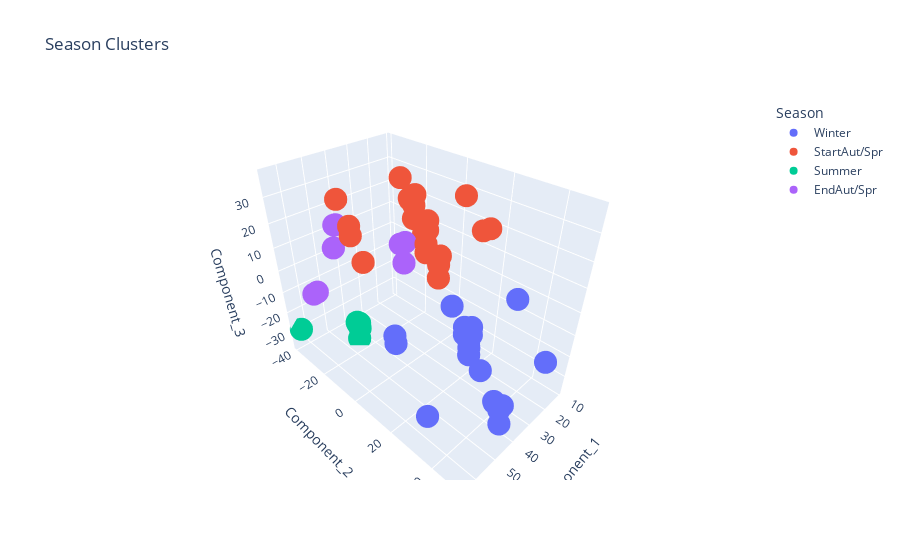

The cell this chart's notebook holds for it:
### Code cell
# Plotting Clusters
my_plot = pex.scatter_3d(clusters_df, x = 'Component_1', y = 'Component_2', z = 'Component_3', 
                         color='Season', title="Season Clusters")
my_plot.show()

### Figure 1 — Plotly figure (JSON) as saved in the notebook; plotly's stock layout.template omitted (floating-point values rounded to 4 significant figures; data arrays with more than 128 entries replaced by an {"elided": "..."} marker saying what was removed)
{"data": [{"hovertemplate": "Season=Winter<br>Component_1=%{x}<br>Component_2=%{y}<br>Component_3=%{z}<extra></extra>", "legendgroup": "Winter", "marker": {"color": "#636efa", "symbol": "circle"}, "mode": "markers", "name": "Winter", "scene": "scene", "showlegend": true, "type": "scatter3d", "x": {"elided": "287 float values"}, "y": {"elided": "287 float values"}, "z": {"elided": "287 float values"}}, {"hovertemplate": "Season=StartAut/Spr<br>Component_1=%{x}<br>Component_2=%{y}<br>Component_3=%{z}<extra></extra>", "legendgroup": "StartAut/Spr", "marker": {"color": "#EF553B", "symbol": "circle"}, "mode": "markers", "name": "StartAut/Spr", "scene": "scene", "showlegend": true, "type": "scatter3d", "x": {"elided": "263 float values"}, "y": {"elided": "263 float values"}, "z": {"elided": "263 float values"}}, {"hovertemplate": "Season=Summer<br>Component_1=%{x}<br>Component_2=%{y}<br>Component_3=%{z}<extra></extra>", "legendgroup": "Summer", "marker": {"color": "#00cc96", "symbol": "circle"}, "mode": "markers", "name": "Summer", "scene": "scene", "showlegend": true, "type": "scatter3d", "x": {"elided": "182 float values"}, "y": {"elided": "182 float values"}, "z": {"elided": "182 float values"}}, {"hovertemplate": "Season=EndAut/Spr<br>Component_1=%{x}<br>Component_2=%{y}<br>Component_3=%{z}<extra></extra>", "legendgroup": "EndAut/Spr", "marker": {"color": "#ab63fa", "symbol": "circle"}, "mode": "markers", "name": "EndAut/Spr", "scene": "scene", "showlegend": true, "type": "scatter3d", "x": {"elided": "150 float values"}, "y": {"elided": "150 float values"}, "z": {"elided": "150 float values"}}], "layout": {"legend": {"title": {"text": "Season"}, "tracegroupgap": 0}, "scene": {"domain": {"x": [0, 1], "y": [0, 1]}, "xaxis": {"title": {"text": "Component_1"}}, "yaxis": {"title": {"text": "Component_2"}}, "zaxis": {"title": {"text": "Component_3"}}}, "title": {"text": "Season Clusters"}}}
